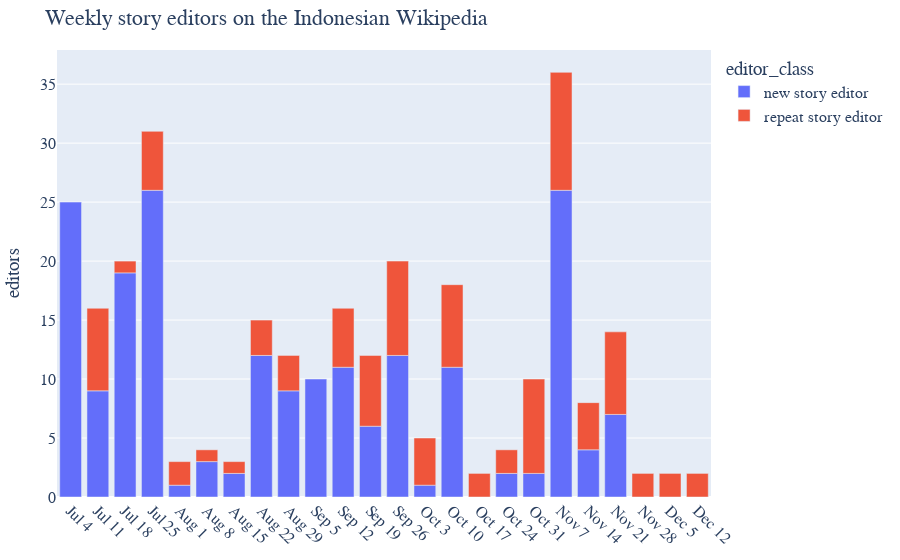

The cell this chart's notebook holds for it:
### Code cell
def classify_editor(df):
    if df["is_user_first_edit"].any():
        return "new story editor"
    else:
        return "repeat story editor"
    
weekly_editor = (
    story_edit.groupby([
        pd.Grouper(key="dt", freq="W-MON"),
        "user_name"
    ]).apply(classify_editor).reset_index()
    .rename(columns={0: "editor_class"})
    .groupby([
        "dt",
        "editor_class"
    ]).agg(editors=("user_name", len))
    .reset_index()
    # Exclude the current, partial week
    .query("dt < @current_week_start")
)

fig = px.bar(
    weekly_editor,
    x="dt",
    y="editors",
    color="editor_class",
    title="Weekly story editors on the Indonesian Wikipedia",
    height=450
)

fig.update_xaxes(
    tickangle=45,
    title_text=None,
    tickvals=week,
    ticktext=week_text
)

fig.show()

### Figure 1 — Plotly figure (JSON) as saved in the notebook; plotly's stock layout.template omitted (floating-point values rounded to 4 significant figures)
{"data": [{"alignmentgroup": "True", "hovertemplate": "editor_class=new story editor<br>dt=%{x}<br>editors=%{y}<extra></extra>", "legendgroup": "new story editor", "marker": {"color": "#636efa", "pattern": {"shape": ""}}, "name": "new story editor", "offsetgroup": "new story editor", "orientation": "v", "showlegend": true, "textposition": "auto", "type": "bar", "x": ["2022-07-04T00:00:00", "2022-07-11T00:00:00", "2022-07-18T00:00:00", "2022-07-25T00:00:00", "2022-08-01T00:00:00", "2022-08-08T00:00:00", "2022-08-15T00:00:00", "2022-08-22T00:00:00", "2022-08-29T00:00:00", "2022-09-05T00:00:00", "2022-09-12T00:00:00", "2022-09-19T00:00:00", "2022-09-26T00:00:00", "2022-10-03T00:00:00", "2022-10-10T00:00:00", "2022-10-24T00:00:00", "2022-10-31T00:00:00", "2022-11-07T00:00:00", "2022-11-14T00:00:00", "2022-11-21T00:00:00"], "xaxis": "x", "y": [25, 9, 19, 26, 1, 3, 2, 12, 9, 10, 11, 6, 12, 1, 11, 2, 2, 26, 4, 7], "yaxis": "y"}, {"alignmentgroup": "True", "hovertemplate": "editor_class=repeat story editor<br>dt=%{x}<br>editors=%{y}<extra></extra>", "legendgroup": "repeat story editor", "marker": {"color": "#EF553B", "pattern": {"shape": ""}}, "name": "repeat story editor", "offsetgroup": "repeat story editor", "orientation": "v", "showlegend": true, "textposition": "auto", "type": "bar", "x": ["2022-07-11T00:00:00", "2022-07-18T00:00:00", "2022-07-25T00:00:00", "2022-08-01T00:00:00", "2022-08-08T00:00:00", "2022-08-15T00:00:00", "2022-08-22T00:00:00", "2022-08-29T00:00:00", "2022-09-12T00:00:00", "2022-09-19T00:00:00", "2022-09-26T00:00:00", "2022-10-03T00:00:00", "2022-10-10T00:00:00", "2022-10-17T00:00:00", "2022-10-24T00:00:00", "2022-10-31T00:00:00", "2022-11-07T00:00:00", "2022-11-14T00:00:00", "2022-11-21T00:00:00", "2022-11-28T00:00:00", "2022-12-05T00:00:00", "2022-12-12T00:00:00"], "xaxis": "x", "y": [7, 1, 5, 2, 1, 1, 3, 3, 5, 6, 8, 4, 7, 2, 2, 8, 10, 4, 7, 2, 2, 2], "yaxis": "y"}], "layout": {"autosize": true, "barmode": "relative", "legend": {"title": {"text": "editor_class"}, "tracegroupgap": 0}, "title": {"text": "Weekly story editors on the Indonesian Wikipedia"}, "xaxis": {"anchor": "y", "autorange": true, "domain": [0, 1], "range": ["2022-06-30 12:00", "2022-12-15 12:00"], "tickangle": 45, "ticktext": ["Jul 4", "Jul 11", "Jul 18", "Jul 25", "Aug 1", "Aug 8", "Aug 15", "Aug 22", "Aug 29", "Sep 5", "Sep 12", "Sep 19", "Sep 26", "Oct 3", "Oct 10", "Oct 17", "Oct 24", "Oct 31", "Nov 7", "Nov 14", "Nov 21", "Nov 28", "Dec 5", "Dec 12"], "tickvals": ["2022-07-04T00:00:00", "2022-07-11T00:00:00", "2022-07-18T00:00:00", "2022-07-25T00:00:00", "2022-08-01T00:00:00", "2022-08-08T00:00:00", "2022-08-15T00:00:00", "2022-08-22T00:00:00", "2022-08-29T00:00:00", "2022-09-05T00:00:00", "2022-09-12T00:00:00", "2022-09-19T00:00:00", "2022-09-26T00:00:00", "2022-10-03T00:00:00", "2022-10-10T00:00:00", "2022-10-17T00:00:00", "2022-10-24T00:00:00", "2022-10-31T00:00:00", "2022-11-07T00:00:00", "2022-11-14T00:00:00", "2022-11-21T00:00:00", "2022-11-28T00:00:00", "2022-12-05T00:00:00", "2022-12-12T00:00:00"], "title": {}, "type": "date"}, "yaxis": {"anchor": "x", "autorange": true, "domain": [0, 1], "range": [0, 37.89], "title": {"text": "editors"}, "type": "linear"}}}
